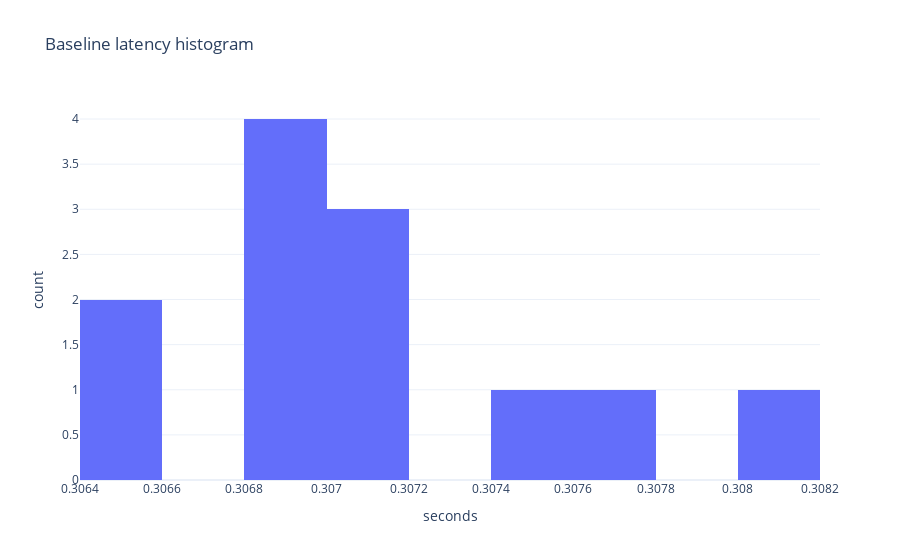
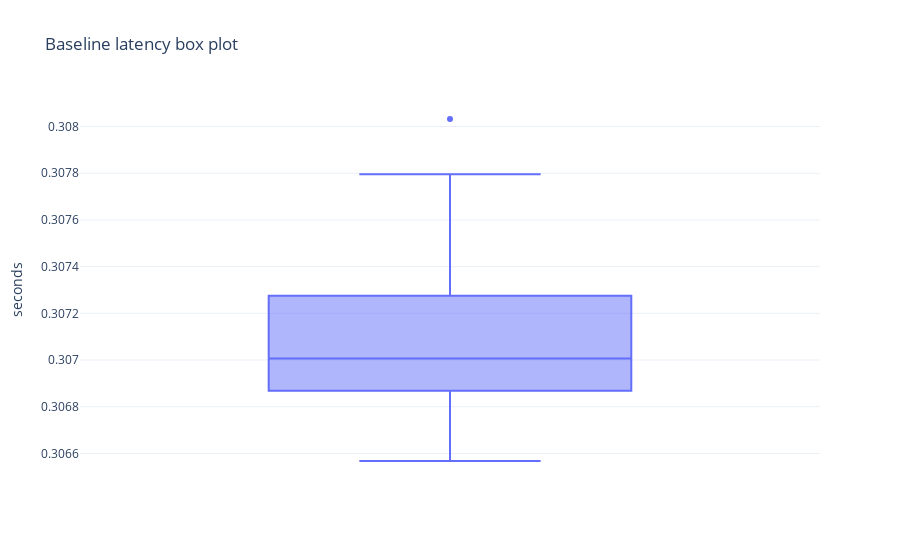

The cell these charts' notebook holds for them, in order:
### Code cell
N_BASELINE = 12

lat = []
for _ in range(N_BASELINE):
    _, dt = nim_chat_once(prompt=BASE_PROMPT, max_tokens=BASE_MAX_TOKENS, temperature=BASE_TEMP, timeout_s=60)
    lat.append(float(dt))

display(pd.DataFrame([summarize_latencies(lat)]))

df_lat = pd.DataFrame({"latency_s": lat})

fig_h = px.histogram(df_lat, x="latency_s", nbins=12, title="Baseline latency histogram", labels={"latency_s": "seconds"})
fig_h.show()

fig_b = px.box(df_lat, y="latency_s", title="Baseline latency box plot", labels={"latency_s": "seconds"})
fig_b.show()

### Figure 1 — Plotly figure (JSON) as saved in the notebook; plotly's stock layout.template omitted (floating-point values rounded to 4 significant figures)
{"data": [{"bingroup": "x", "hovertemplate": "seconds=%{x}<br>count=%{y}<extra></extra>", "legendgroup": "", "marker": {"color": "#636efa", "pattern": {"shape": ""}}, "name": "", "nbinsx": 12, "orientation": "v", "showlegend": false, "type": "histogram", "x": [0.308, 0.307, 0.3078, 0.3071, 0.3074, 0.3071, 0.3069, 0.3071, 0.3069, 0.3069, 0.3066, 0.3066], "xaxis": "x", "yaxis": "y"}], "layout": {"barmode": "relative", "legend": {"tracegroupgap": 0}, "title": {"text": "Baseline latency histogram"}, "xaxis": {"anchor": "y", "domain": [0, 1], "title": {"text": "seconds"}}, "yaxis": {"anchor": "x", "domain": [0, 1], "title": {"text": "count"}}}}

### Figure 2 — Plotly figure (JSON) as saved in the notebook; plotly's stock layout.template omitted (floating-point values rounded to 4 significant figures)
{"data": [{"alignmentgroup": "True", "hovertemplate": "seconds=%{y}<extra></extra>", "legendgroup": "", "marker": {"color": "#636efa"}, "name": "", "notched": false, "offsetgroup": "", "orientation": "v", "showlegend": false, "type": "box", "x0": " ", "xaxis": "x", "y": [0.308, 0.307, 0.3078, 0.3071, 0.3074, 0.3071, 0.3069, 0.3071, 0.3069, 0.3069, 0.3066, 0.3066], "y0": " ", "yaxis": "y"}], "layout": {"boxmode": "group", "legend": {"tracegroupgap": 0}, "title": {"text": "Baseline latency box plot"}, "xaxis": {"anchor": "y", "domain": [0, 1]}, "yaxis": {"anchor": "x", "domain": [0, 1], "title": {"text": "seconds"}}}}
